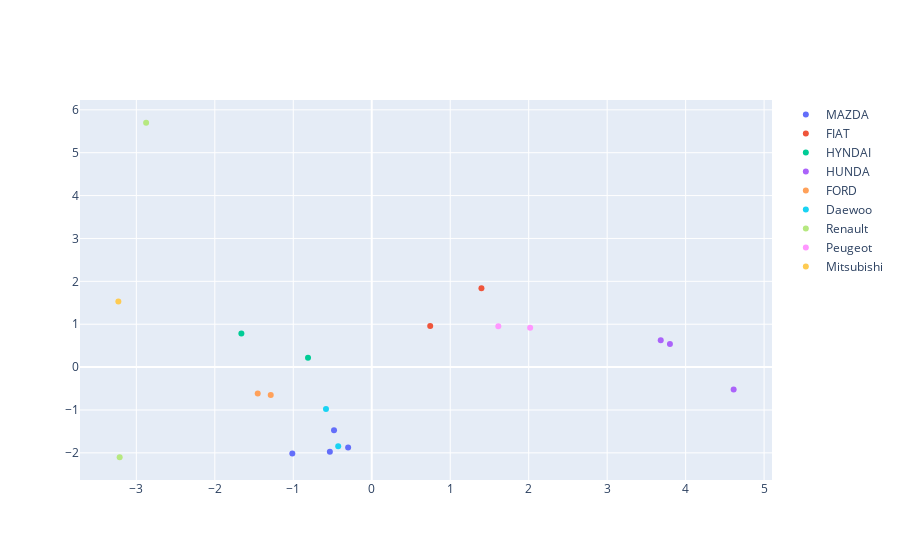

Write notebook code for a chart like this one.
### Code cell
pca_db = NARD
pca_db_features = NARD_features

pca = PCA(n_components=2)
X_embedded = pca.fit_transform(pca_db[pca_db_features])

fig = go.Figure()
fig.add_trace(go.Scatter(x=X_embedded[pca_db['model']=="Mazda",0], y=X_embedded[pca_db['model']=="Mazda",1],mode='markers', name="MAZDA"))
fig.add_trace(go.Scatter(x=X_embedded[pca_db['model']=="Fiat",0], y=X_embedded[pca_db['model']=="Fiat",1],mode='markers', name="FIAT"))
fig.add_trace(go.Scatter(x=X_embedded[pca_db['model']=="Hyundai",0], y=X_embedded[pca_db['model']=="Hyundai",1],mode='markers', name="HYNDAI"))
fig.add_trace(go.Scatter(x=X_embedded[pca_db['model']=="Honda",0], y=X_embedded[pca_db['model']=="Honda",1],mode='markers', name="HUNDA"))
fig.add_trace(go.Scatter(x=X_embedded[pca_db['model']=="Ford",0], y=X_embedded[pca_db['model']=="Ford",1],mode='markers', name="FORD"))
fig.add_trace(go.Scatter(x=X_embedded[pca_db['model']=="Daewoo",0], y=X_embedded[pca_db['model']=="Daewoo",1],mode='markers', name="Daewoo"))
fig.add_trace(go.Scatter(x=X_embedded[pca_db['model']=="Subaru",0], y=X_embedded[pca_db['model']=="Subaru",1],mode='markers', name="Subaru"))
fig.add_trace(go.Scatter(x=X_embedded[pca_db['model']=="Renault",0], y=X_embedded[pca_db['model']=="Renault",1],mode='markers', name="Renault"))
fig.add_trace(go.Scatter(x=X_embedded[pca_db['model']=="Peugeot",0], y=X_embedded[pca_db['model']=="Peugeot",1],mode='markers', name="Peugeot"))
fig.add_trace(go.Scatter(x=X_embedded[pca_db['model']=="Mitsubishi",0], y=X_embedded[pca_db['model']=="Mitsubishi",1],mode='markers', name="Mitsubishi"))

### Figure 1 — Plotly figure (JSON) as saved in the notebook; plotly's stock layout.template omitted (floating-point values rounded to 4 significant figures)
{"data": [{"mode": "markers", "name": "MAZDA", "type": "scatter", "x": [-0.3009, -0.4807, -1.012, -0.5337], "y": [-1.877, -1.475, -2.014, -1.972]}, {"mode": "markers", "name": "FIAT", "type": "scatter", "x": [0.745, 1.398], "y": [0.9562, 1.836]}, {"mode": "markers", "name": "HYNDAI", "type": "scatter", "x": [-0.8122, -1.661], "y": [0.2206, 0.7843]}, {"mode": "markers", "name": "HUNDA", "type": "scatter", "x": [3.8, 4.612, 3.682], "y": [0.5369, -0.525, 0.6286]}, {"mode": "markers", "name": "FORD", "type": "scatter", "x": [-1.287, -1.453], "y": [-0.6529, -0.6137]}, {"mode": "markers", "name": "Daewoo", "type": "scatter", "x": [-0.4273, -0.5833], "y": [-1.848, -0.9793]}, {"mode": "markers", "name": "Subaru", "type": "scatter", "x": [], "y": []}, {"mode": "markers", "name": "Renault", "type": "scatter", "x": [-2.875, -3.212], "y": [5.699, -2.103]}, {"mode": "markers", "name": "Peugeot", "type": "scatter", "x": [1.613, 2.019], "y": [0.9518, 0.9157]}, {"mode": "markers", "name": "Mitsubishi", "type": "scatter", "x": [-3.229], "y": [1.53]}], "layout": {}}
